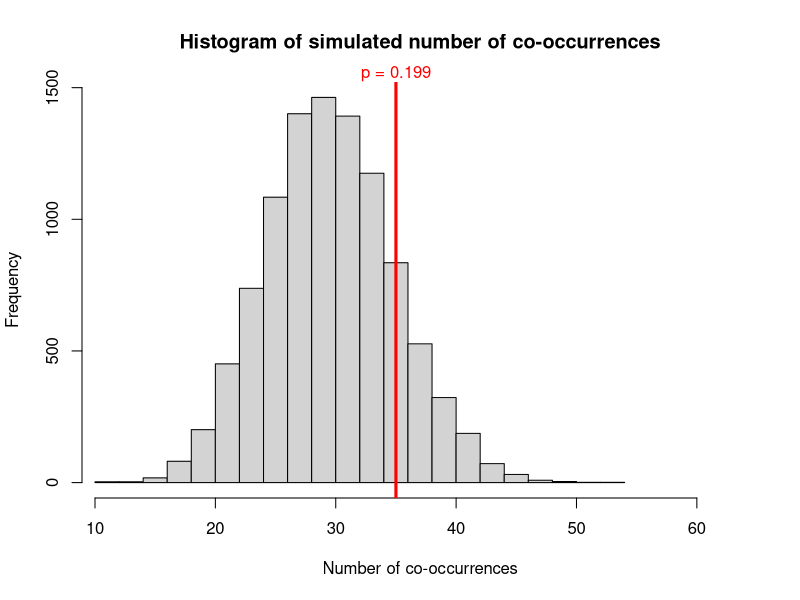

This chart was generated by the following R code:
## ---- chunk 1

# libraries
library(data.table)

## ---- chunk 2

# number of sampling sites (N)
N <- 1000

# probability of encountering species 1
P1 <- 0.3

# probability of encountering species 2
P2 <- 0.1

# expected number of sites where they co-occur
N_12 <- P1 * P2 * N

# print result
print(N_12)

## ---- chunk 3

# repeat simulation n times
n <- 10000

# sites & simulation number
s <- data.table("site" = rep(1:N, n),
                "simulation" = rep(1:n, each = N))

# add species 1 occurrences
s[, `species 1` := sample(c(0, 1), size = N * n, replace = TRUE, prob = c(1 - P1, P1))]

# add species 2 occurrences
s[, `species 2` := sample(c(0, 1), size = N * n, replace = TRUE, prob = c(1 - P2, P2))]

# add coocurrence
s[, `expct cooccur` := as.numeric((`species 1` + `species 2`) == 2)]
print(s)

# number of times the cooccur on average, i.e., expectation
expct <- s[, .(c = sum(`expct cooccur`)), 
           by = simulation][, .(Expectation = mean(c))]

# print result
print(expct)

## ---- chunk 4

# number cooccurrences
l <- 35

# observed coocurrences
o <- do.call("rbind",
             list(matrix(rep(c(1, 1), l), 
                         ncol = 2, byrow = TRUE),
                  matrix(rep(c(1, 0), (N * P1) - l), 
                         ncol = 2, byrow = TRUE),
                  matrix(rep(c(0, 1), (N * P2) - l), 
                         ncol = 2, byrow = TRUE),
                  matrix(rep(c(0, 0), N - (l + ((N * P1) - l) + ((N * P2) - l))), 
                         ncol = 2, byrow = TRUE)))

# add to simulations
s[, `obsrv cooccur` := rep(as.numeric(rowSums(o) == 2), n)]

# how often is expct <= obsrv?
p <- s[, sum(`obsrv cooccur`) <= sum(`expct cooccur`), 
       by = simulation][, .(n = sum(V1), p = mean(V1))]

# print result
print(p)

## ---- chunk 5

# plot histogram
foo <- s[, .(c = sum(`expct cooccur`)), 
       by = simulation]$c
hist(foo,
     main = "Histogram of simulated number of co-occurrences",
     xlab = "Number of co-occurrences",
     xlim = c(min(foo), max(c(max(foo, l)) + 10)))
abline(v = l, col = "red", lwd = 3)
mtext(paste0("p = ", p$p), 
      side = 3, line = 0, at = l, col = "red")

## ---- chunk 6

# number of sampling sites (N) - same
N <- 1000

# probability of encountering species 1 - 50% lower
P1 <- 0.3 * 0.5

# probability of encountering species 2 - 50% lower
P2 <- 0.1 * 0.5

# expected number of sites where they co-occur
N_12 <- P1 * P2 * N

# print result
print(N_12)

## ---- chunk 7

# check
30 * (1 - 0.75)

